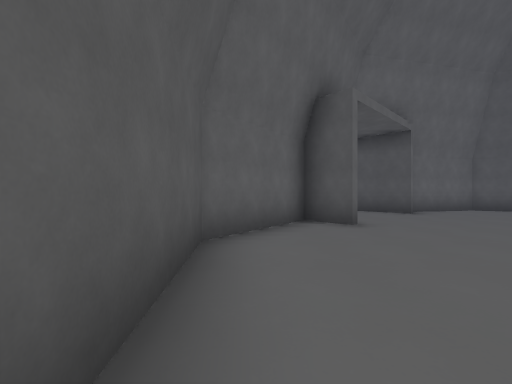
[1] (above)

16 first-person views from a walk through a level from a Godot 3-D game. The camera is 1.3 m above the floor, looks level and sees 90° across. The floor is counted in squares, 2 m on a side. Each view is taken from the middle of a square. On the plan, view 1 faces up. The plan holds only what a view shows up to about 9 squares ahead; the rest is blank. The place goes on beyond the plan. Surface patterns are stand-ins for the level's own textures.

[2]
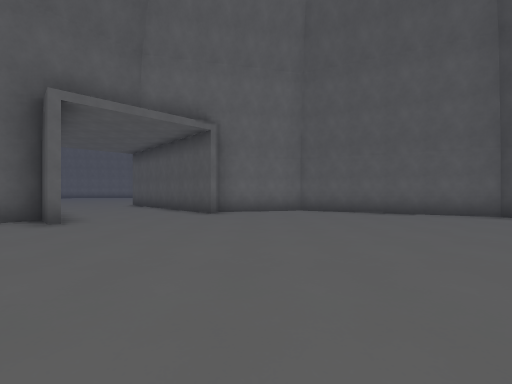

[3]
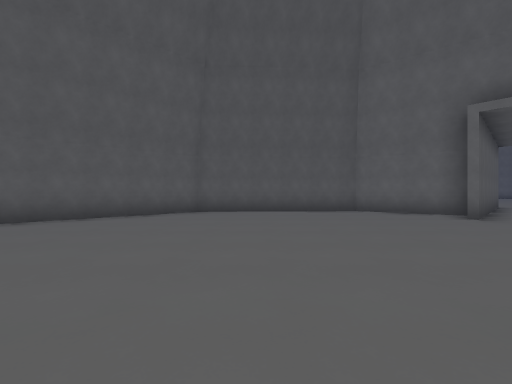

[4]
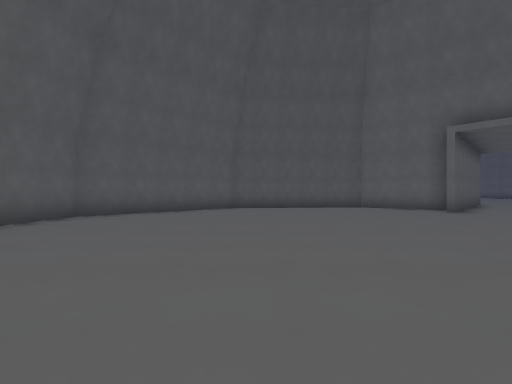

[5]
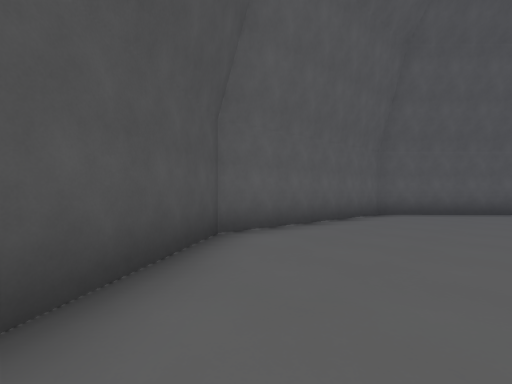

[6]
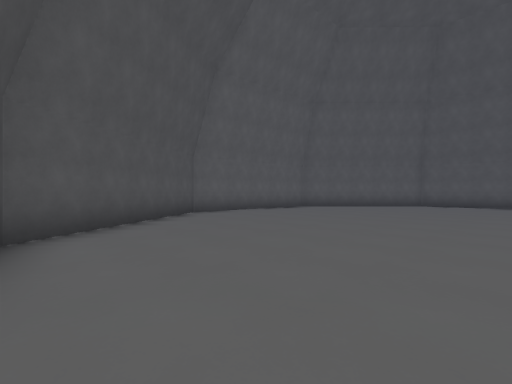

[7]
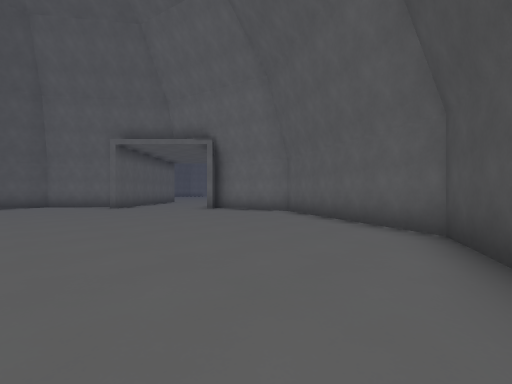

[8]
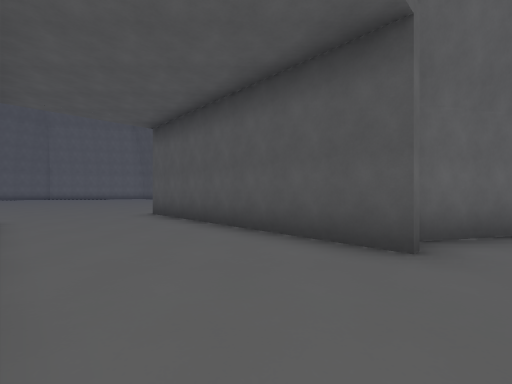

[9]
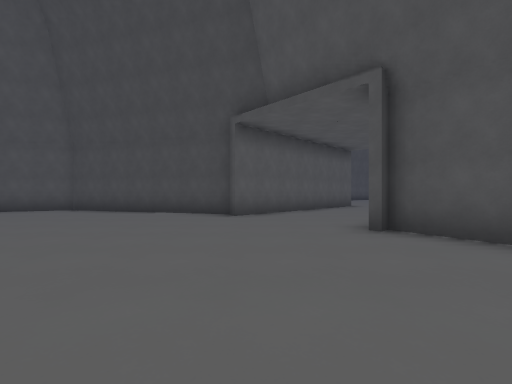

[10]
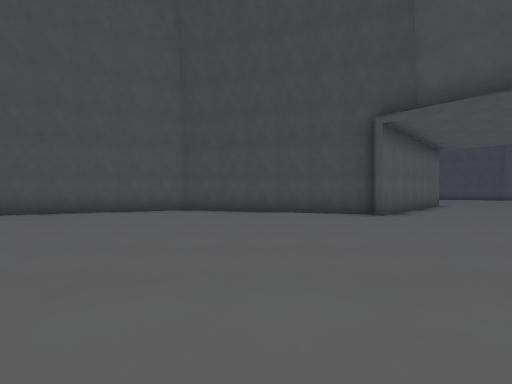

[11]
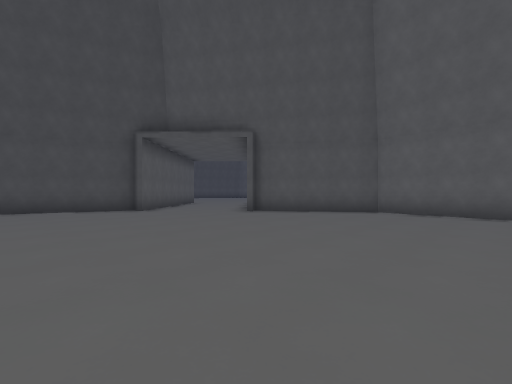

[12]
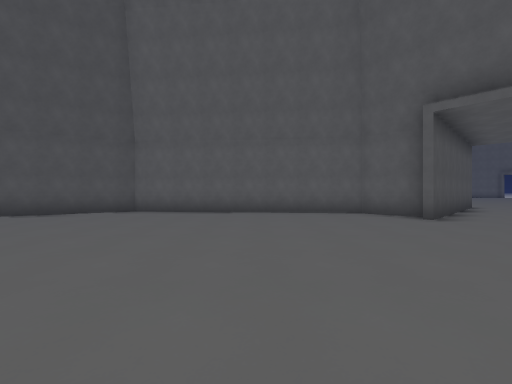

[13]
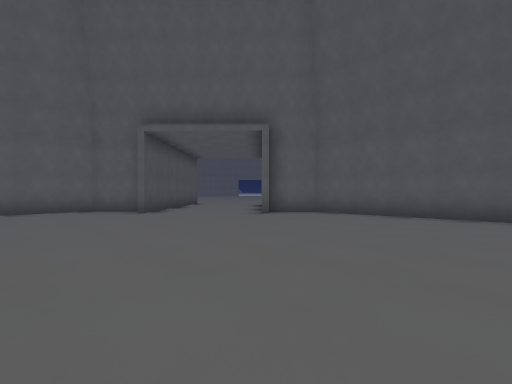

[14]
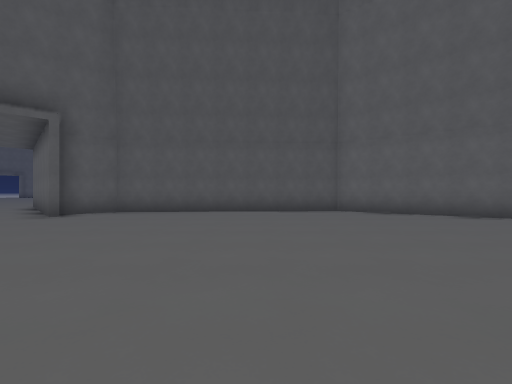

[15]
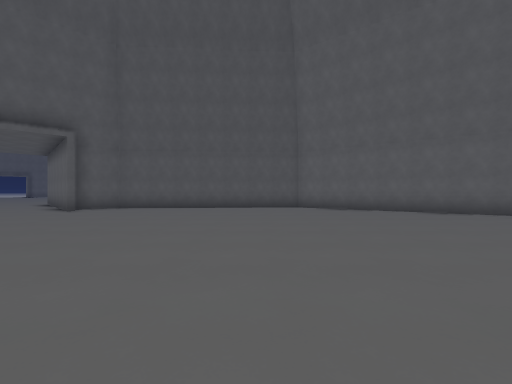

[16]
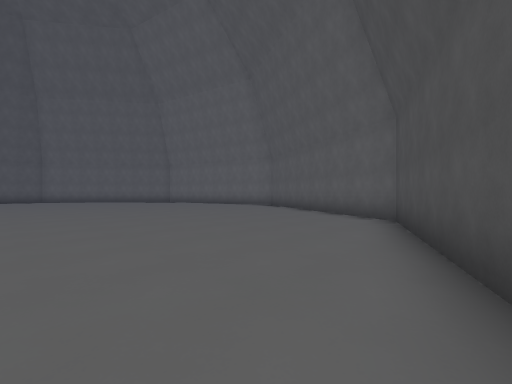

### Floor plan
Points are (right, up) in squares from view 1. A wall is a line through its corners. A room is listed if a view was taken in it or the views show most of it. See-through windows are left out.
Room 1 (views 1, 2, 3, 4, 5, 6, 7, 8)
walls: (2, 5) (1.1, 5.9) (-0.7, 3.4) (-0.4, -1.9) (3.3, -5.7) (8.6, -6.3) (13.1, -3.3); (13, 5) (12.3, 6.6) (7.6, 9) (4.8, 8.3)
ways out: opening at (3, 6.5) to room 2
Room 2 (views 9, 10, 11, 12, 13, 14, 15, 16)
walls: (0.4, 12.6) (2, 18.1); (-16.6, 12.7) (-18.9, 10.5); (-14.3, 9.4) (-13.2, 8.2) (-6, 7.5) (-2.6, 9.7) (-2.9, 10); (2, 18.7) (-0.8, 25.2) (-3, 26.3); (-14.9, 26) (-18.7, 20.8) (-18.3, 13.5) (-17.2, 12.4); (-0.8, 8.2) (2.1, 5.2); (-17.2, 7.1) (-14.1, 10.1); (4.7, 7.6) (-0.1, 12.6)
ways out: opening at (3, 6.5) to room 1

Positions as (right, up) in squares from view 1, and headings:
1: (0, 0), facing up
2: (6, 0), facing up
3: (8, 0), facing left
4: (10, -1), facing left
5: (11, -3), facing down-left
6: (13, 1), facing down-left
7: (13, 2), facing up-left
8: (3, 5), facing up
9: (-7, 12), facing right
10: (-7, 16), facing right
11: (-9, 16), facing down-right
12: (-10, 16), facing down
13: (-11, 18), facing down-left
14: (-10, 18), facing left
15: (-8, 19), facing left
16: (1, 19), facing up-left
